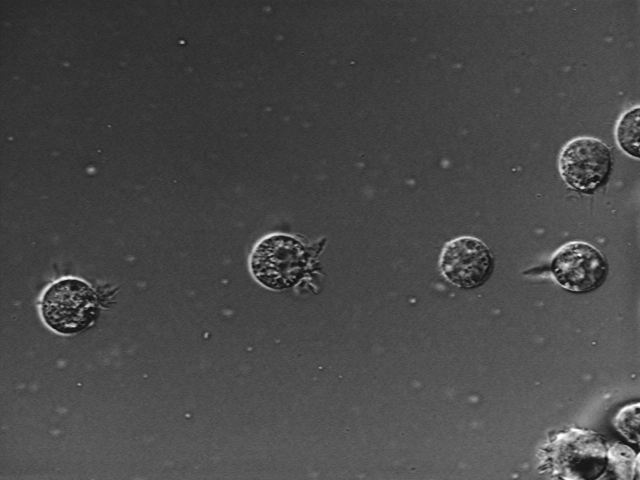
#> input picture 05. HOMEWORK WEEK 5/AT3_1m4_08.tif, 640 x 480 px
$ python -i color_processor.py   (imports and definitions only)
#> lines starting #> are read from the running program, lines starting #| are printed output that depends on the picture
#> further down, picture is the input picture: shape (480, 640, 3); min 15, max 254, mean 72.7
from PIL import Image, ImageTk
import cv2
import numpy as np

class ColorProcessor:
    @staticmethod
    def apply_log_transform(cv_img, c_value):
        # Nếu c = 0, coi như không có biến đổi, trả về ảnh gốc
        if cv_img is None or c_value == 0:
            return cv_img

        has_alpha = cv_img.shape[-1] == 4
        bgr = cv_img[:, :, :3] if has_alpha else cv_img

        # Công thức: s = c * ln(1 + r)[cite: 1]
        bgr_float = np.float32(bgr)
        transformed = c_value * np.log2(1 + bgr_float)

        res = np.clip(transformed, 0, 255).astype(np.uint8)
        return cv2.merge((res, cv_img[:, :, 3])) if has_alpha else res

    @staticmethod
    def apply_gamma_transform(cv_img, c_offset, gamma_offset):
        # Mặc định c=1.0 và gamma=1.0 là trạng thái giữ nguyên ảnh[cite: 1]
        # Chúng ta tính toán dựa trên độ lệch (offset) từ người dùng
        actual_c = 1.0 + c_offset
        actual_gamma = 1.0 + gamma_offset

        if cv_img is None: return None
        # Nếu cả hai offset đều là 0, trả về ảnh gốc[cite: 1]
        if c_offset == 0 and gamma_offset == 0:
            return cv_img

        has_alpha = cv_img.shape[-1] == 4
        bgr = cv_img[:, :, :3] if has_alpha else cv_img

        # Công thức: s = c * (r/255)^gamma * 255[cite: 1]
        img_normalized = bgr / 255.0
        res_gamma = actual_c * np.power(img_normalized, actual_gamma)

        res_uint8 = np.clip(res_gamma * 255.0, 0, 255).astype(np.uint8)
        return cv2.merge((res_uint8, cv_img[:, :, 3])) if has_alpha else res_uint8

    @staticmethod
    def get_histogram_image(cv_img, width=280, height=120):
#> called with width = 280, height = 120
        if cv_img is None: return None

        # Chuyển về ảnh xám để tính độ sáng (Luminance)
        if len(cv_img.shape) == 3:
            img_for_hist = cv_img[:, :, :3]  # Bỏ alpha nếu có
            gray = cv2.cvtColor(img_for_hist, cv2.COLOR_BGR2GRAY)
        else:
            gray = cv_img

        hist = cv2.calcHist([gray], [0], None, [256], [0, 256])
#> hist = 256 values, max 7705 at index 68, min 0 at index 0, mean 1200

        # Tạo canvas màu tối tiệp với UI
        hist_canvas = np.full((height, width, 3), (30, 30, 30), dtype=np.uint8)
        cv2.normalize(hist, hist, 0, height - 10, cv2.NORM_MINMAX)

        # Vẽ biểu đồ dạng đường (Line) màu Red Primary
        line_color = (47, 47, 211)  # BGR của #D32F2F
        bin_w = width / 256
        for i in range(1, 256):
            cv2.line(hist_canvas,
                     (int((i - 1) * bin_w), height - int(hist[i - 1])),
                     (int(i * bin_w), height - int(hist[i])),
                     line_color, 2)
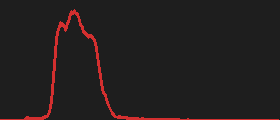
#> hist_canvas: shape (120, 280, 3); mean of channels 0, 1, 2 30.5, 30.5, 35.8; drawn as B, G, R

        return ImageTk.PhotoImage(Image.fromarray(cv2.cvtColor(hist_canvas, cv2.COLOR_BGR2RGB)))

>>> import cv2
>>> picture = cv2.imread('../../05. HOMEWORK WEEK 5/AT3_1m4_08.tif')
>>> result = ColorProcessor().get_histogram_image(picture)
